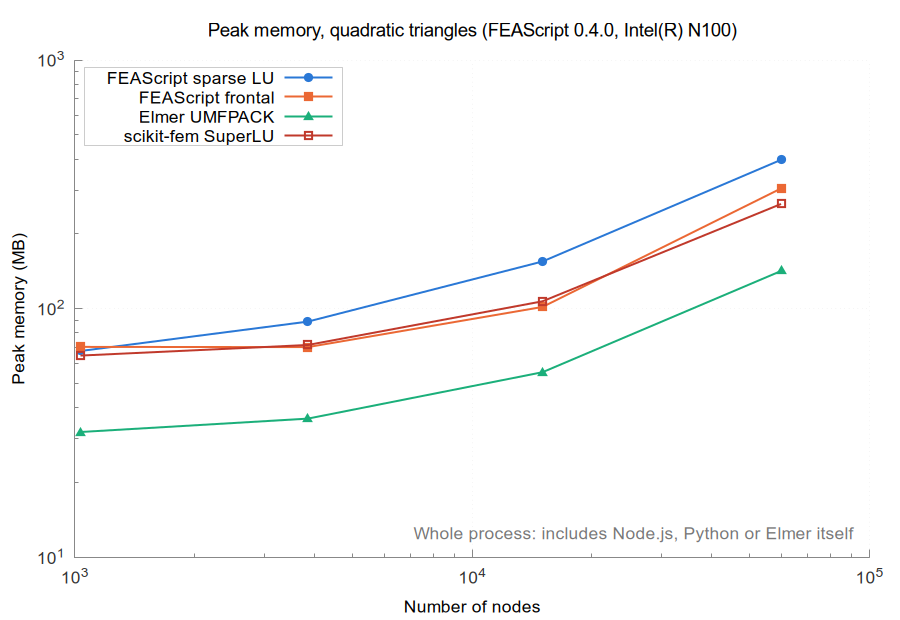

Write the gnuplot code that produced this figure.
set terminal pngcairo size 900,620 font 'Arial,13'
set border 3 lc rgb '#888888'; set tics nomirror tc rgb '#333333'
set grid lc rgb '#e6e6e6' lw 1; set key top left box lc rgb '#cccccc' opaque
set logscale xy; set format y '10^{%L}'; set format x '10^{%L}'
set output 'memory_tri_quadratic.png'
set title 'Peak memory, quadratic triangles (FEAScript 0.4.0, Intel(R) N100)' font 'Arial,14'
set xlabel 'Number of nodes'
set ylabel 'Peak memory (MB)'
set label 'Whole process: includes Node.js, Python or Elmer itself' at graph 0.98,0.05 right tc rgb '#777777'
plot 'memory_tri_quadratic_FEAScript_sparse_LU.dat' u 1:2 w lp lw 2 pt 7 ps 1.2 lc rgb '#2a78d6' t 'FEAScript sparse LU', \
     'memory_tri_quadratic_FEAScript_frontal.dat' u 1:2 w lp lw 2 pt 5 ps 1.2 lc rgb '#eb6834' t 'FEAScript frontal', \
     'memory_tri_quadratic_Elmer_UMFPACK.dat' u 1:2 w lp lw 2 pt 9 ps 1.2 lc rgb '#1baf7a' t 'Elmer UMFPACK', \
     'memory_tri_quadratic_scikit_fem_SuperLU.dat' u 1:2 w lp lw 2 pt 4 ps 1.2 lc rgb '#c0392b' t 'scikit-fem SuperLU'
